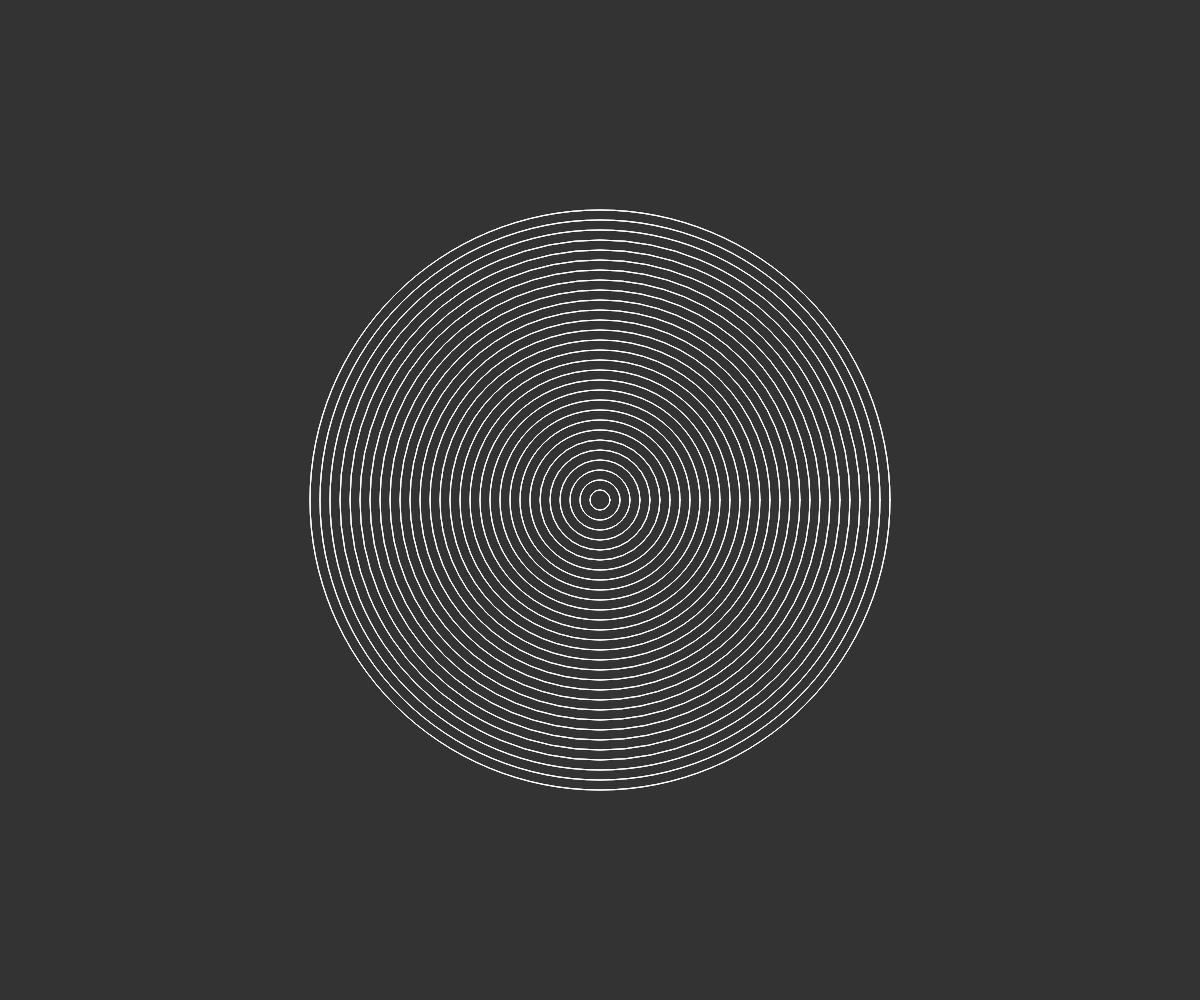
Frame 1 (no input)
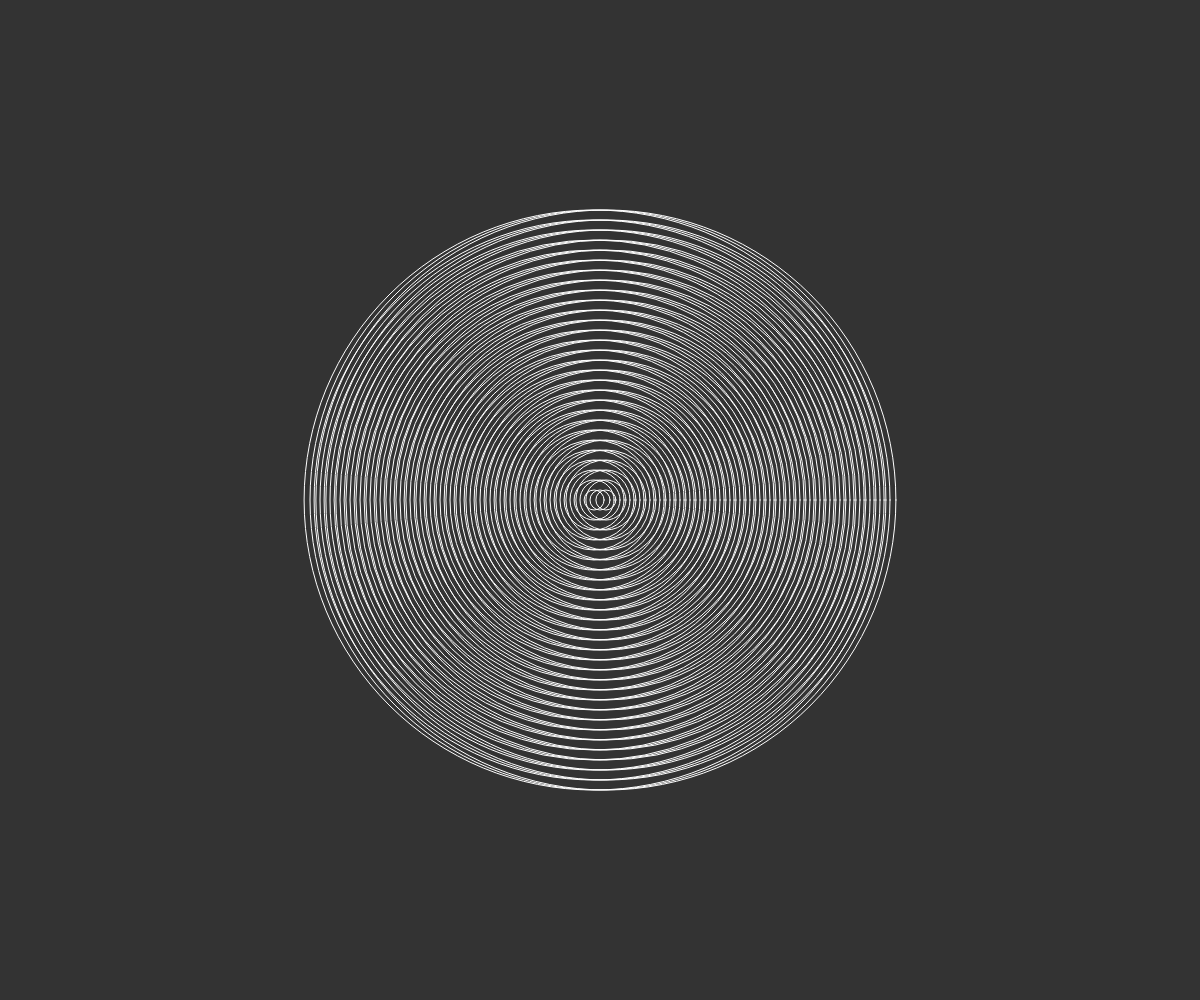
Frame 60 (no input)
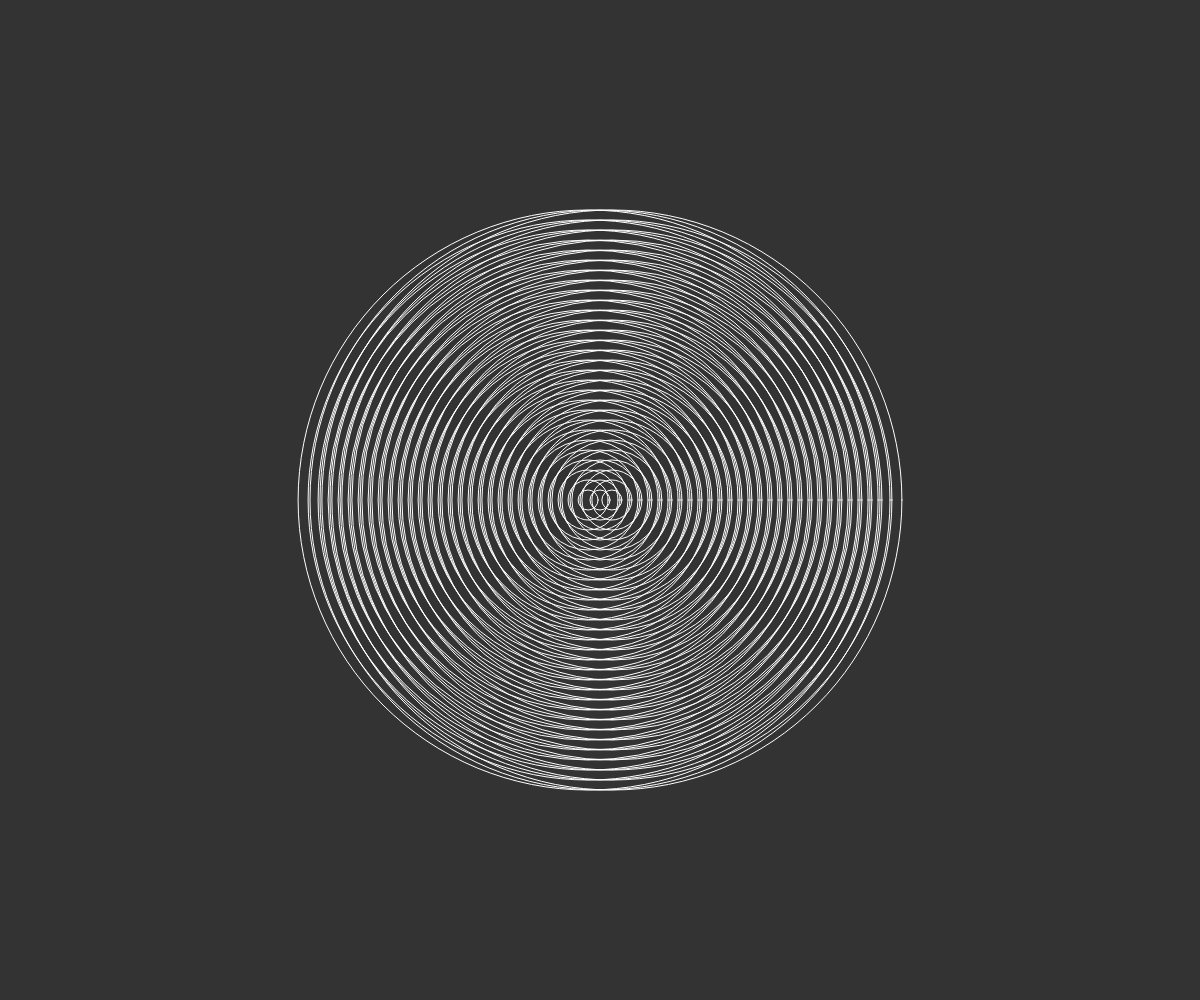
Frame 120 (the mouse pressed at the canvas centre since frame 60)

The p5.js sketch that drew these frames (run headless with seeded random() and noise() and a simulated clock; from frame 60 on, the mouse is pressed at the canvas centre):

// p5.js sketch
// ── sketch.js
let xOffset = 0,ratio=0.1;

function setup() {
  createCanvas(windowWidth, windowHeight);
}

function draw() {
  background(51);
  stroke(255);
  noFill();
  translate(width/2,height/2);
  for(let radius=0;radius<600;radius+=20)ellipse(0,0,radius);
  push();
  translate(xOffset,0);
   for(let radius=0;radius<600;radius+=20)ellipse(0,0,radius);
  pop();
  push();
    translate(-xOffset,0);
   for(let radius=0;radius<600;radius+=20)ellipse(0,0,radius);
  pop();
  xOffset+=ratio;
  if(xOffset>50 || xOffset<0)ratio*=-1;
}
